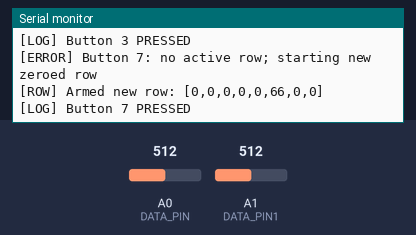
Simulated run of this sketch. Board: Arduino Nano 33 IoT. Parts: the last lines printed to the serial monitor. Inputs (shaded band) come from the test bench; at power-on: A0 (DATA_PIN) = 512, A1 (DATA_PIN1) = 512 (analog values on the 0–1023 scale). Storage starts empty; nothing arrives over Bluetooth unless stated; a phone connects over Bluetooth LE 3 s after start.

Above: at 1.2 s.
1.3 s: A0 (DATA_PIN) set to 306
At 2.2 s:
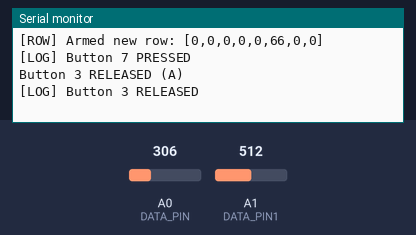
2.8 s: A1 (DATA_PIN1) set to 306
At 4.0 s:
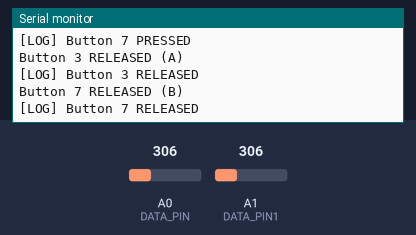
4.3 s: A0 (DATA_PIN) set to 511
At 5.5 s:
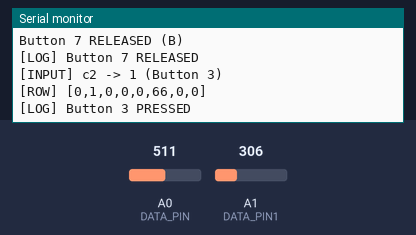
5.8 s: A1 (DATA_PIN1) set to 511
At 6.7 s:
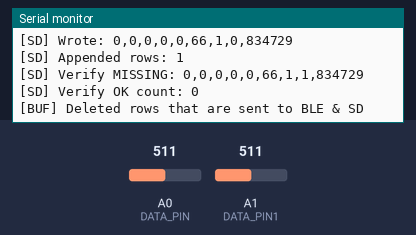

Measured:
- after the input at 1.3 s, the serial monitor: prints a new line at once (image 1)
- after the input at 2.8 s, the serial monitor: prints a new line at once (image 2)
- after the input at 4.3 s, the serial monitor: prints a new line at once (image 3)
- after the input at 5.8 s, the serial monitor: prints a new line at once (image 4)

The sketch:

SDMultifiles.ino
```cpp
/********************************************************************
* XIAO nRF52840 (Sense) — Dual Ladder:
*  - Ladder A (A0): Button 1 (NEXT), 2, 3, 4
*  - Ladder B (A1): Button 5, 6, 7 (ERROR), 8 (POWER)
*
* BLE UART + SD logger (batching, file rotation + write verification)
*
* CSV Row (1x9):
*  [c1,c2,c3,c4,c5,timestamp_ms,bt_sent,sd_sent,token]
*     (Button2..Button6 map to c1..c5; Button1 = NEXT; 7 = ERROR; 8 = POWER)
*
* Flow (single-press NEXT):
*  - First NEXT → arms new row (zeros + timestamp).
*  - While armed, Buttons 2..6 → set c1..c5 = 1 once per row.
*  - ERROR (Button 7) while armed:
*       → sets c1..c5 to 0 for that row, saves it, and immediately
*         arms a new row (new timestamp) ready for collection.
*  - ERROR (Button 7) with no row armed:
*       → starts a new zeroed row (like NEXT starting a row).
*  - NEXT again → saves current row AND immediately arms a new row.
*  - POWER (Button 8) short-press:
*       → toggles systemEnabled:
*           - if systemEnabled == false, ignore Buttons 1..7 and pause
*             BLE/SD work until POWER is pressed again.
*           - BLE advertising only when systemEnabled == true.
*  - POWER (Button 8) long-press (>= 2 seconds):
*       → switches to a NEW CSV file on the SD card:
*           - first:  DATALOG.CSV
*           - then:   DLG0001.CSV, DLG0002.CSV, ...
*         no files are deleted; in-memory buffer is cleared.
*  - BLE sends CSV rows only (no button messages, unless enabled).
*  - SD appends every SD_BATCH_SIZE unsent rows (with header).
*  - After write, file is read back and lines verified.
*  - Row is removed once bt_sent==1 && sd_sent==1.
*
*  SECURITY NOTE:
*  - A static SECRET_TOKEN is appended as the last CSV column.
*  - The receiving app should parse the last field and only trust rows
*    where token == SECRET_TOKEN.
********************************************************************/

#include <ArduinoBLE.h>
#include <SPI.h>
#include <SD.h>

// -------------------- SD config -----------------
const int chipSelect = 7;                  // board-specific CS pin
const size_t SD_BATCH_SIZE = 1;            // write when >= this many pending

// Multi-file logging
uint16_t currentFileIndex = 0;                // 0 = DATALOG.CSV, 1+ = DLG0001.CSV, ...
char currentFilename[20] = "DATALOG.CSV";     // active log file

// -------------------- Ladder inputs -------------
const int DATA_PIN  = A0;  // Ladder A: Buttons 1..4
const int DATA_PIN1 = A1;  // Ladder B: Buttons 5..8
const float VREF = 3.3;
const uint16_t DEBOUNCE_MS = 60;

// Thresholds for Ladder A (A0)
const float THRESH_B1 = 2.5;  // Button 1 (NEXT)
const float THRESH_B2 = 1.9;  // Button 2 -> c1
const float THRESH_B3 = 1.5;  // Button 3 -> c2
const float THRESH_B4 = 1.0;  // Button 4 -> c3
const float RELEASE_V = 0.7;  // release

// Thresholds for Ladder B (A1)
const float THRESH_B5 = 2.5;  // Button 5 -> c4
const float THRESH_B6 = 1.9;  // Button 6 -> c5
const float THRESH_B7 = 1.4;  // Button 7 (ERROR)
const float THRESH_B8 = 1.0;  // Button 8 (POWER)

// -------------------- BLE UART-like Service ----
BLEService uartService("6E400001-B5A3-F393-E0A9-E50E24DCCA9E");
BLECharacteristic txChar("6E400003-B5A3-F393-E0A9-E50E24DCCA9E",
                         BLERead | BLENotify, 100);
BLECharacteristic rxChar("6E400002-B5A3-F393-E0A9-E50E24DCCA9E",
                         BLEWrite, 100);

// Toggle: send human-readable button messages over BLE?
// false = CSV rows only over BLE; button logs only to Serial.
const bool BLE_SEND_BUTTON_MESSAGES = false;

// Track BLE state
bool bleOk = false;
bool bleAdvertising = false;

// -------------------- Ladder state --------------
int activeButtonA = 0; // last pressed on Ladder A (A0)
int activeButtonB = 0; // last pressed on Ladder B (A1)
uint32_t lastChangeMsA = 0;
uint32_t lastChangeMsB = 0;

// -------------------- Power state ---------------
bool systemEnabled = true;  // true = run as normal, false = paused waiting for POWER

// Long-press timing for POWER (Button 8)
const uint32_t POWER_HOLD_MS = 2000;  // 2s hold = new CSV file
uint32_t powerPressStartMs = 0;

// -------------------- Security token ------------
const uint32_t SECRET_TOKEN = 834729;  // <-- change this if you want a different token

// -------------------- Row buffer + logging -----
struct Row {
  uint8_t  c1, c2, c3, c4, c5;  // columns 1..5 (Button 2..6)
  uint32_t ts;                  // column 6
  uint8_t  btSent;              // column 7
  uint8_t  sdSent;              // column 8
};

const size_t MAX_ROWS = 256;
Row rows[MAX_ROWS];
size_t head = 0; // first valid row
size_t tail = 0; // one past last valid row

bool rowArmed = false;
Row current;

// -------------------- Helpers ------------------
uint16_t readCodeA() { return analogRead(DATA_PIN); }
uint16_t readCodeB() { return analogRead(DATA_PIN1); }
float codeToVoltage(uint16_t code) { return (float)code * VREF / 4095.0; }

void sendMessage(const String &msg) {
  if (!BLE_SEND_BUTTON_MESSAGES) {
    Serial.print("[LOG] "); Serial.println(msg);
    return;
  }
  txChar.writeValue(msg.c_str());
  Serial.print("[BLE] "); Serial.println(msg);
}

bool isBufferEmpty() { return head == tail; }
bool isBufferFull()  { return ((tail + 1) % MAX_ROWS) == head; }
size_t bufferCount() { return (tail + MAX_ROWS - head) % MAX_ROWS; }

void pushRow(const Row &r) {
  if (isBufferFull()) {
    Serial.println("[BUF] Full → dropping oldest row");
    head = (head + 1) % MAX_ROWS;
  }
  rows[tail] = r;
  tail = (tail + 1) % MAX_ROWS;
}

void popDoneRows() {
  bool any = false;
  while (!isBufferEmpty()) {
    Row &r = rows[head];
    if (r.btSent == 1 && r.sdSent == 1) {
      head = (head + 1) % MAX_ROWS;
      any = true;
    } else break;
  }
  if (any) Serial.println("[BUF] Deleted rows that are sent to BLE & SD");
}

// Now includes the SECRET_TOKEN as the last CSV column
String rowToCSV(const Row &r) {
  // c1,c2,c3,c4,c5,ts,btSent,sdSent,token
  String s;
  s.reserve(64);
  s += String(r.c1) + ",";
  s += String(r.c2) + ",";
  s += String(r.c3) + ",";
  s += String(r.c4) + ",";
  s += String(r.c5) + ",";
  s += String(r.ts) + ",";
  s += String(r.btSent) + ",";
  s += String(r.sdSent) + ",";
  s += String(SECRET_TOKEN);
  return s;
}

String rowPretty(const Row &r) {
  // Debug print (no token here, just internal state)
  return String("[") + r.c1 + "," + r.c2 + "," + r.c3 + "," + r.c4 + "," + r.c5 + "," +
         r.ts + "," + r.btSent + "," + r.sdSent + "]";
}

void initCurrentRow() {
  current.c1 = current.c2 = current.c3 = current.c4 = current.c5 = 0;
  current.btSent = current.sdSent = 0;
  current.ts = millis(); // timestamp set at NEXT or ERROR start
}

void armNewRow() {
  initCurrentRow();
  rowArmed = true;
  Serial.print("[ROW] Armed new row: ");
  Serial.println(rowPretty(current));
}

void finalizeCurrentRow() {
  pushRow(current);
  rowArmed = false;
  Serial.print("[ROW] Saved row: ");
  Serial.println(rowPretty(current));
}

// ONE-PRESS behavior: if a row is armed, save it and immediately arm a new one
void onNextPressed() {
  if (!rowArmed) {
    Serial.println("[NEXT] Start new row (zeros + timestamp)");
    armNewRow();
  } else {
    Serial.println("[NEXT] Save current row and start next");
    finalizeCurrentRow();   // pushes current to buffer
    armNewRow();            // fresh row with new timestamp
  }
}

// -------------------- SD helpers ----------------

// Generate filename based on index:
//   idx == 0  -> "DATALOG.CSV"
//   idx >= 1  -> "DLG0001.CSV", "DLG0002.CSV", ...
void makeFilename(uint16_t idx) {
  if (idx == 0) {
    strcpy(currentFilename, "DATALOG.CSV");
  } else {
    snprintf(currentFilename, sizeof(currentFilename), "DLG%04u.CSV", idx);
  }
}

// Select active log file, ensure header exists (create if missing)
void selectLogFile(uint16_t idx) {
  currentFileIndex = idx;
  makeFilename(currentFileIndex);

  Serial.print("[SD] Active log file: ");
  Serial.println(currentFilename);

  if (!SD.exists(currentFilename)) {
    File f = SD.open(currentFilename, FILE_WRITE);
    if (f) {
      // Header now includes token column
      f.println("c1,c2,c3,c4,c5,timestamp_ms,bt_sent,sd_sent,token");
      f.close();
      Serial.println("[SD] Wrote CSV header to new file");
    } else {
      Serial.println("[SD] Failed to create file for header");
    }
  } else {
    Serial.println("[SD] File exists; will append");
  }
}

size_t countPendingSD() {
  size_t cnt = 0;
  for (size_t i = head; i != tail; i = (i + 1) % MAX_ROWS) {
    if (rows[i].sdSent == 0) cnt++;
  }
  return cnt;
}

// Read entire file and verify the presence of specific lines.
// `expected` is the number of newly-written unsent rows we attempted.
void sdReadBackAndVerify(size_t expected) {
  File f = SD.open(currentFilename, FILE_READ);
  if (!f) {
    Serial.println("[SD] Verify open failed");
    return;
  }
  // Collect file content into a string (small logs: OK)
  String fileContent;
  while (f.available()) {
    fileContent += (char)f.read();
  }
  f.close();

  size_t verified = 0;
  size_t checked = 0;
  if (expected > bufferCount()) expected = bufferCount();
  int idx = (int)tail - 1;
  for (; expected > 0 && checked < 200; idx--, checked++) {
    if (idx < 0) idx += MAX_ROWS;
    Row &r = rows[(size_t)idx];
    String needle = rowToCSV(r);
    if (fileContent.indexOf(needle) >= 0) {
      verified++;
    } else {
      Serial.print("[SD] Verify MISSING: ");
      Serial.println(needle);
    }
    expected--;
  }
  Serial.print("[SD] Verify OK count: ");
  Serial.println(verified);
}

void sdWriteBatch(size_t maxBatch) {
  // Determine how many to write (sdSent==0)
  size_t toWrite = 0;
  for (size_t i = head; i != tail; i = (i + 1) % MAX_ROWS) {
    if (rows[i].sdSent == 0) {
      toWrite++;
      if (toWrite >= maxBatch) break;
    }
  }
  if (toWrite == 0) return;

  File dataFile = SD.open(currentFilename, FILE_WRITE);
  if (!dataFile) {
    Serial.println("[SD] Open (FILE_WRITE) failed");
    return;
  }

  size_t written = 0;
  for (size_t i = head; i != tail && written < toWrite; i = (i + 1) % MAX_ROWS) {
    if (rows[i].sdSent == 0) {
      String line = rowToCSV(rows[i]);
      dataFile.println(line);
      rows[i].sdSent = 1; // optimistic mark
      written++;
      Serial.print("[SD] Wrote: ");
      Serial.println(line);
    }
  }
  dataFile.flush();
  dataFile.close();
  Serial.print("[SD] Appended rows: ");
  Serial.println(written);

  // Read back the file to verify we actually see those lines
  sdReadBackAndVerify(written);
}

// -------------------- BLE send unsent CSV rows --
void bleSendUnsent() {
  size_t sent = 0;
  for (size_t i = head; i != tail; i = (i + 1) % MAX_ROWS) {
    if (rows[i].btSent == 0) {
      String payload = rowToCSV(rows[i]);
      if (txChar.writeValue(payload.c_str())) {
        rows[i].btSent = 1;
        sent++;
        Serial.print("[BLE CSV] Sent: ");
        Serial.println(payload);
      } else {
        Serial.println("[BLE] writeValue failed; will retry");
        break;
      }
      delay(5);
    }
  }
  if (sent) {
    Serial.print("[BLE] Rows sent this pass: ");
    Serial.println(sent);
  }
}

// -------------------- Ladder helpers ------------
int decodeLadderA(float v) {
  // Return button ID for Ladder A (1..4) or 0 if none
  if (v > THRESH_B1) return 1;
  else if (v > THRESH_B2) return 2;
  else if (v > THRESH_B3) return 3;
  else if (v > THRESH_B4) return 4;
  else if (v < RELEASE_V) return 0;
  else return -1; // in-between noise region
}

int decodeLadderB(float v) {
  // Return button ID for Ladder B (5..8) or 0 if none
  if (v > THRESH_B5) return 5;
  else if (v > THRESH_B6) return 6;
  else if (v > THRESH_B7) return 7;
  else if (v > THRESH_B8) return 8;
  else if (v < RELEASE_V) return 0;
  else return -1; // in-between noise region
}

void onPowerShortPress() {
  // POWER toggle (original behavior)
  systemEnabled = !systemEnabled;
  Serial.print("[POWER] System ");
  Serial.println(systemEnabled ? "ON" : "OFF");

  // Control BLE advertising according to power state
  if (bleOk) {
    if (systemEnabled) {
      if (!bleAdvertising) {
        BLE.advertise();
        bleAdvertising = true;
        Serial.println("[BLE] Advertising ENABLED (POWER ON)");
      }
    } else {
      if (bleAdvertising) {
        BLE.stopAdvertise();
        bleAdvertising = false;
        Serial.println("[BLE] Advertising DISABLED (POWER OFF)");
      }
    }
  }
}

void onPowerLongPress() {
  Serial.println("[POWER] LONG PRESS: switching to new log file");

  // Increment file index and select the new file
  selectLogFile(currentFileIndex + 1);

  // Clear in-memory buffer so the new file starts "clean"
  head = 0;
  tail = 0;
  rowArmed = false;

  Serial.println("[BUF] Cleared all rows; new logging session in new file");
}

void handleButtonPress(int btn) {
  // When power is OFF, ignore everything except Button 8 (POWER)
  if (!systemEnabled && btn != 8) {
    Serial.print("[POWER] Ignoring button ");
    Serial.print(btn);
    Serial.println(" press while system is OFF");
    return;
  }

  if (btn == 1) {
    Serial.println("[LADDER] Button 1 (NEXT) PRESSED");
    onNextPressed();
  } else if (btn >= 2 && btn <= 6) {
    if (rowArmed) {
      if (btn == 2 && current.c1 == 0) { current.c1 = 1; Serial.println("[INPUT] c1 -> 1 (Button 2)"); }
      if (btn == 3 && current.c2 == 0) { current.c2 = 1; Serial.println("[INPUT] c2 -> 1 (Button 3)"); }
      if (btn == 4 && current.c3 == 0) { current.c3 = 1; Serial.println("[INPUT] c3 -> 1 (Button 4)"); }
      if (btn == 5 && current.c4 == 0) { current.c4 = 1; Serial.println("[INPUT] c4 -> 1 (Button 5)"); }
      if (btn == 6 && current.c5 == 0) { current.c5 = 1; Serial.println("[INPUT] c5 -> 1 (Button 6)"); }
      Serial.print("[ROW] "); Serial.println(rowPretty(current));
    } else {
      Serial.println("[INPUT] Ignored (no active row). Press Button 1 to start.");
    }
  } else if (btn == 7) {
    // ERROR button: make row all zeros, save, and start new row ready for collection
    if (rowArmed) {
      current.c1 = current.c2 = current.c3 = current.c4 = current.c5 = 0;
      Serial.println("[ERROR] Button 7: cleared current row to zeros, saving and starting new row");
      finalizeCurrentRow();  // save zeroed row with existing timestamp
      armNewRow();           // new row with new timestamp
    } else {
      Serial.println("[ERROR] Button 7: no active row; starting new zeroed row");
      armNewRow();
    }
  } else if (btn == 8) {
    // Button 8 logic handled in handleLadderEdges() to detect short vs long press
    // Do nothing here.
  }

  sendMessage(String("Button ") + btn + " PRESSED");
}

void handleLadderEdges() {
  uint32_t now = millis();

  // Ladder A
  float vA = codeToVoltage(readCodeA());
  int btnA = decodeLadderA(vA);
  int currentA = activeButtonA;
  if (currentA == 0) {
    if (btnA > 0) currentA = btnA;
  } else if (btnA <= 0) {
    // treat 0 or -1 (noise) as release
    currentA = 0;
  }
  if (currentA != activeButtonA && (now - lastChangeMsA) > DEBOUNCE_MS) {
    lastChangeMsA = now;
    if (currentA > 0) {
      handleButtonPress(currentA);
    } else if (activeButtonA > 0) {
      Serial.print("Button "); Serial.print(activeButtonA); Serial.println(" RELEASED (A)");
      sendMessage(String("Button ") + activeButtonA + " RELEASED");
    }
    activeButtonA = currentA;
  }

  // Ladder B
  float vB = codeToVoltage(readCodeB());
  int btnB = decodeLadderB(vB);
  int currentB = activeButtonB;
  if (currentB == 0) {
    if (btnB > 0) currentB = btnB;
  } else if (btnB <= 0) {
    // treat 0 or -1 (noise) as release
    currentB = 0;
  }
  if (currentB != activeButtonB && (now - lastChangeMsB) > DEBOUNCE_MS) {
    lastChangeMsB = now;
    if (currentB > 0) {
      // Press edge
      if (currentB == 8) {
        powerPressStartMs = now;
        Serial.println("[POWER] Button 8 PRESSED");
        sendMessage("Button 8 PRESSED");
        // Short/long behavior decided on release
      } else {
        handleButtonPress(currentB);
      }
    } else if (activeButtonB > 0) {
      // Release edge
      if (activeButtonB == 8) {
        uint32_t held = now - powerPressStartMs;
        Serial.print("[POWER] Button 8 RELEASED after ");
        Serial.print(held);
        Serial.println(" ms");

        if (held >= POWER_HOLD_MS) {
          onPowerLongPress();   // new CSV / new session
        } else {
          onPowerShortPress();  // original power toggle
        }
      } else {
        Serial.print("Button "); Serial.print(activeButtonB); Serial.println(" RELEASED (B)");
        sendMessage(String("Button ") + activeButtonB + " RELEASED");
      }
    }
    activeButtonB = currentB;
  }
}

// -------------------- Setup / Loop --------------
void setup() {
  // Serial with millis() timeout (NO while(!Serial))
  Serial.begin(115200);
  unsigned long start = millis();
  while (!Serial && millis() - start < 2000) { }
  Serial.println("\nXIAO nRF52840 — Dual Ladder (A0:1..4, A1:5..8) + BLE + SD");
  Serial.println("[INFO] CSV: [c1,c2,c3,c4,c5,timestamp_ms,bt_sent,sd_sent,token]");
  Serial.println("[POWER] Initial state: ON");

  if (!SD.begin(chipSelect)) {
    Serial.println("[SD] SD.begin FAILED!");
  } else {
    Serial.println("[SD] SD.begin OK");
    // Default: use primary file (DATALOG.CSV), no deletion of old files.
    selectLogFile(0);
  }

  analogReadResolution(12);
  pinMode(DATA_PIN, INPUT);
  pinMode(DATA_PIN1, INPUT);

  // BLE init
  if (!BLE.begin()) {
    Serial.println("[BLE] Start failed! Continuing without BLE.");
    bleOk = false;
  } else {
    bleOk = true;
    BLE.setDeviceName("XIAO-Buttons");
    BLE.setLocalName("XIAO-Buttons");
    BLE.setAdvertisedService(uartService);
    uartService.addCharacteristic(txChar);
    uartService.addCharacteristic(rxChar);
    BLE.addService(uartService);
    if (BLE_SEND_BUTTON_MESSAGES) {
      txChar.writeValue("READY"); // optional banner
    }
    BLE.advertise();
    bleAdvertising = true;
    Serial.println("[BLE] Advertising as XIAO-Buttons (initial ON)");
  }
}

void loop() {
  // Always scan ladder edges so POWER button can wake system
  handleLadderEdges();

  if (systemEnabled) {
    // BLE: if connected, push any unsent rows (CSV only)
    if (bleOk) {
      BLEDevice central = BLE.central();
      if (central && central.connected()) {
        bleSendUnsent();
      }
    }

    // SD: when enough unsent rows exist, append a batch
    if (countPendingSD() >= SD_BATCH_SIZE) {
      sdWriteBatch(SD_BATCH_SIZE);
    }

    // Cleanup rows that are fully sent (BT + SD)
    popDoneRows();
  }

  delay(10);
}
```
